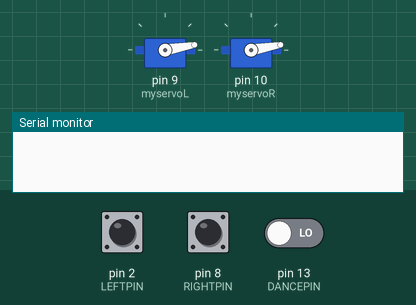
Simulated run of this sketch. Board: Arduino Uno, built with avr-gcc and run on an emulated ATmega328P. On the bench: 2 × servo, the last lines printed to the serial monitor. The test bench sets the inputs (shaded band); at power-on: pin 13 (DANCEPIN) LOW, pin 2 (LEFTPIN) LOW, pin 8 (RIGHTPIN) LOW.

Above: at 4.2 s.
4.3 s: pin 13 (DANCEPIN) driven HIGH
At 4.8 s:
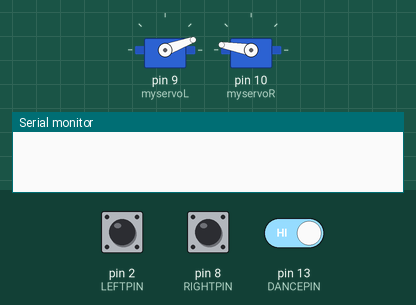
7.3 s: pin 13 (DANCEPIN) driven LOW
At 8.5 s:
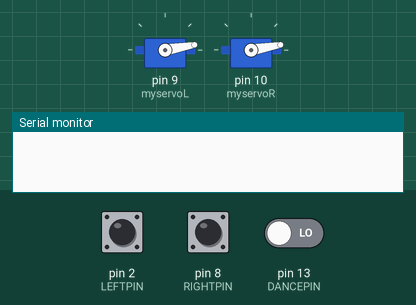
8.8 s: pin 2 (LEFTPIN) pulled HIGH for 0.15 s
At 8.88 s:
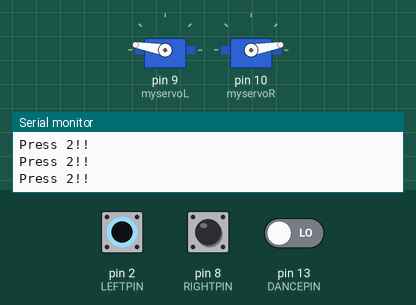
10.4 s: pin 8 (RIGHTPIN) pulled HIGH for 0.15 s
At 11.3 s:
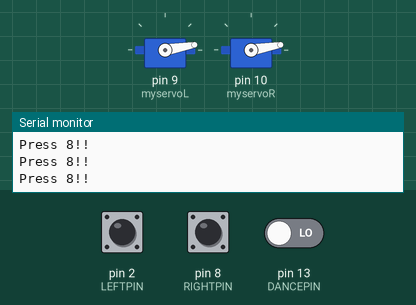
12.0 s: pin 8 (RIGHTPIN) pulled HIGH for 3.2 s
At 12.6 s:
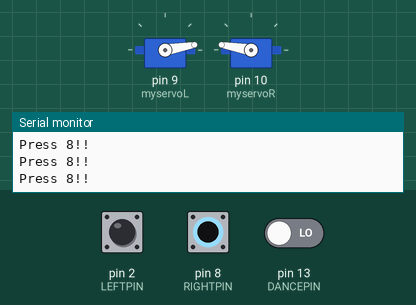
16.7 s: pin 2 (LEFTPIN) driven HIGH and pin 8 (RIGHTPIN) driven HIGH
At 17.4 s:
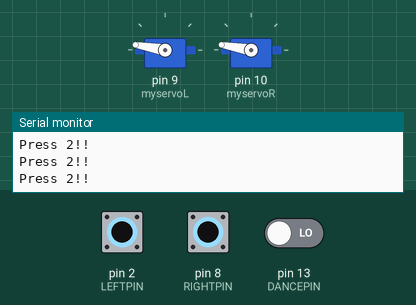
Timing chart, 0 to 19.2 s (numbered marks = the images above; inputs shaded):
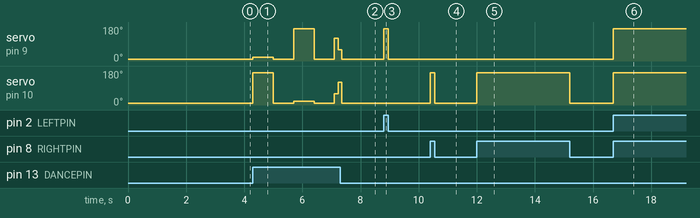

The sketch:

SLO_final_sketch.ino
```cpp
#include <Servo.h>

Servo myservoL;
Servo myservoR;
long timeInMillis = 0;
int LEFTPIN = 2;
int RIGHTPIN = 8;
int DANCEPIN = 13;

void setup() {
  pinMode(LEFTPIN,INPUT);
  pinMode(RIGHTPIN,INPUT);
  pinMode(DANCEPIN,INPUT);
  myservoL.attach(9);
  myservoR.attach(10);
  myservoL.write(10);
  myservoR.write(10);
  delay(3000);
  Serial.begin(9600);
}

void loop() {

  if(digitalRead(LEFTPIN) != LOW) {
    Serial.println("Press 2!!");
  } else if (digitalRead(RIGHTPIN) != LOW) {
    Serial.println("Press 8!!");
  } else if (digitalRead(DANCEPIN) != LOW) {
    Serial.println("Press 13!!");
  }

  if(digitalRead(LEFTPIN) != LOW) {
    myservoL.write(170);
  } else {
    myservoL.write(10);
  }

  if(digitalRead(RIGHTPIN) != LOW) {
    myservoR.write(170);
  } else {
    myservoR.write(10);
  }

  if(digitalRead(DANCEPIN) != LOW) {
    doTheDance();
  }
}

void doTheDance() {
  rotateRight();
  center();
  rotateLeft();
  center();
  listenUp();
  center();
}

void rotateRight() {
  myservoL.write(20);
  myservoR.write(170);
  delay(700);
}

void rotateLeft() {
  myservoL.write(170);
  myservoR.write(20);
  delay(700);
}

void listenUp() {
  myservoL.write(120);
  myservoR.write(60);
  delay(125);
  myservoL.write(60);
  myservoR.write(120);
  delay(125);
}

void center() {
  myservoL.write(10);
  myservoR.write(10);
  delay(700);
}
```

Measured:
- after the input at 4.3 s, servo on pin 9 (myservoL): 10° → 20° at once, → 10° 0.70 s later, → 170° 0.70 s later, → 10° 0.70 s later, … (6 changes in this stretch); servo on pin 10 (myservoR): 10° → 170° at once, → 10° 0.70 s later, → 20° 0.70 s later, → 10° 0.70 s later, … (6 changes in this stretch)
- after the input at 7.3 s, servo on pin 9 (myservoL), servo on pin 10 (myservoR): goes on until 7.4 s, then stays 10°
- after the input at 8.8 s, servo on pin 9 (myservoL): 10° → 170° at once, → 10° 0.16 s later
- after the input at 10.4 s, servo on pin 10 (myservoR): 10° → 170° at once, → 10° 0.16 s later
- after the input at 12.0 s, servo on pin 10 (myservoR): 10° → 170° at once, → 10° 3.2 s later
- after the input at 16.7 s, servo on pin 9 (myservoL), servo on pin 10 (myservoR): 10° → 170° at once
